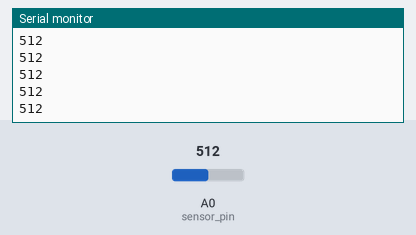
A sketch run on a simulated Arduino Uno, built with avr-gcc and run on an emulated ATmega328P. Parts: the last lines printed to the serial monitor. Inputs (shaded band) come from the test bench; at power-on: A0 (sensor_pin) = 512.

Above: at 1.2 s.
1.3 s: A0 (sensor_pin) set to 716
At 1.31 s:
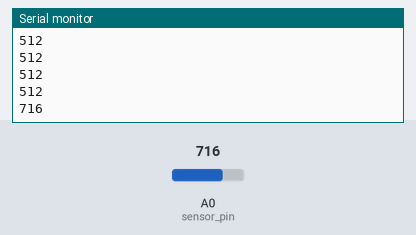
2.8 s: A0 (sensor_pin) set to 900
At 2.81 s:
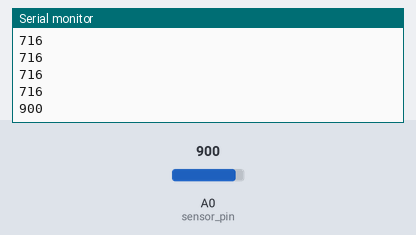
Timing chart, 0 to 5.8 s (numbered marks = the images above; inputs shaded):
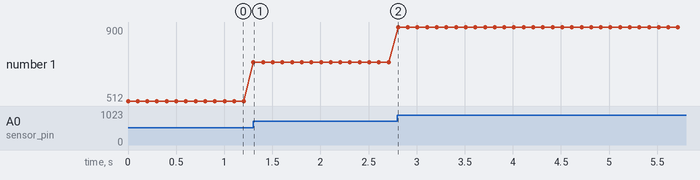

The sketch:

moisture_final.ino
```cpp
int sensor_pin = A0;
int output_value ;

void setup()

{
  Serial.begin(9600);
}

void loop()

{
  output_value = analogRead(sensor_pin);

  Serial.println(output_value);
  delay(100);
}
```

Measured:
- after the input at 1.3 s, the serial monitor: prints a new line at once (image 1)
- after the input at 2.8 s, the serial monitor: prints a new line at once (image 2)
- plotted number 1: 512 → 716 after the input at 1.3 s, 716 → 900 after the input at 2.8 s
